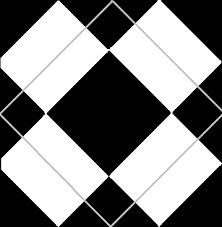
%> input picture LTE/example.jpg, 222 x 227 px
$ octave --eval "result = readImage('../example.jpg');"   (GNU Octave 9; MATLAB toolbox functions it lacks are replaced by stand-ins)
%> lines starting %> are read from the running program, lines starting %| are printed output that depends on the picture; in (x1, y1, x2, y2) boxes, pixels count from 0 and x2, y2 are one past the last pixel; in counts of white or black regions, pixels touching at a corner belong together; the program's own positions count from 1
function output = readImage(path)
%> called with path = '../example.jpg'
%READIMAGE Convertir imagen a bits
    cd(pwd);
    cd('../img');
    data = imread(path);
%> data is the input picture: size 227x222x3 uint8; min 0, max 255, mean 130
    data = imbinarize(data); % to B&W
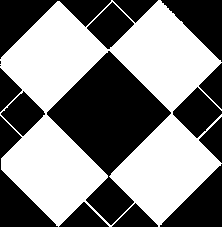
%> data: size 227x222x3 logical; 51.3% white; 16 black regions (2 under 20 px), largest, box (x1, y1, x2, y2) and area: (47, 51, 171, 225) 9074, (0, 0, 111, 59) 2441, (0, 116, 58, 227) 2204
    data = data(:,:,1);
    disp('Imagen a transmitir...');
    %figure();
    %imshow(data)
    disp('Ajustando la imagen a un cuadrado');
    resized = imresize(data, [400 400]);
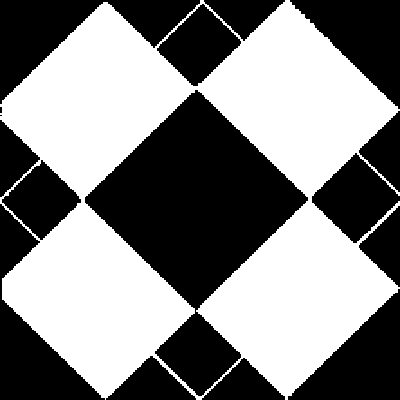
%> resized: size 400x400 logical; 51.3% white; 16 black regions (2 under 20 px), largest, box (x1, y1, x2, y2) and area: (85, 90, 308, 396) 28793, (0, 0, 200, 104) 7748, (0, 204, 105, 400) 6998
    resized = im2double(resized);
    resized = fix(resized);
    cd('../new');
    output = reshape(resized', 1, 160000);
end
